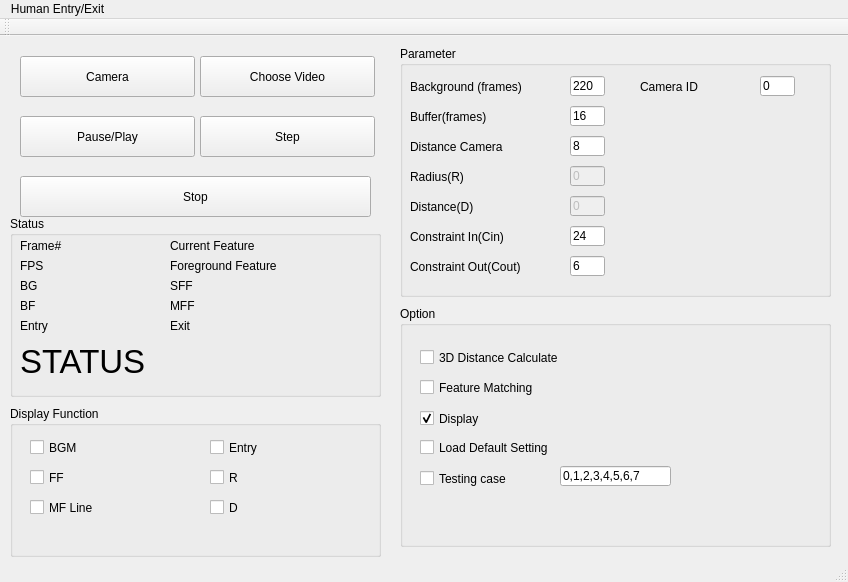
<?xml version="1.0" encoding="UTF-8"?>
<ui version="4.0">
 <class>MainWindow</class>
 <widget class="QMainWindow" name="MainWindow">
  <property name="geometry">
   <rect>
    <x>0</x>
    <y>0</y>
    <width>848</width>
    <height>582</height>
   </rect>
  </property>
  <property name="windowTitle">
   <string>Human Entry/Exit</string>
  </property>
  <widget class="QWidget" name="centralWidget">
   <widget class="QGroupBox" name="groupBox">
    <property name="geometry">
     <rect>
      <x>400</x>
      <y>10</y>
      <width>431</width>
      <height>251</height>
     </rect>
    </property>
    <property name="title">
     <string>Parameter</string>
    </property>
    <widget class="QLineEdit" name="bgf">
     <property name="geometry">
      <rect>
       <x>170</x>
       <y>30</y>
       <width>35</width>
       <height>20</height>
      </rect>
     </property>
     <property name="text">
      <string>220</string>
     </property>
    </widget>
    <widget class="QLineEdit" name="bff">
     <property name="geometry">
      <rect>
       <x>170</x>
       <y>60</y>
       <width>35</width>
       <height>20</height>
      </rect>
     </property>
     <property name="text">
      <string>16</string>
     </property>
    </widget>
    <widget class="QLabel" name="label">
     <property name="geometry">
      <rect>
       <x>10</x>
       <y>30</y>
       <width>161</width>
       <height>21</height>
      </rect>
     </property>
     <property name="text">
      <string>Background (frames)</string>
     </property>
    </widget>
    <widget class="QLabel" name="label_2">
     <property name="geometry">
      <rect>
       <x>10</x>
       <y>60</y>
       <width>151</width>
       <height>21</height>
      </rect>
     </property>
     <property name="text">
      <string>Buffer(frames)</string>
     </property>
    </widget>
    <widget class="QLabel" name="label_3">
     <property name="geometry">
      <rect>
       <x>10</x>
       <y>120</y>
       <width>151</width>
       <height>21</height>
      </rect>
     </property>
     <property name="text">
      <string>Radius(R)</string>
     </property>
    </widget>
    <widget class="QLineEdit" name="r">
     <property name="enabled">
      <bool>false</bool>
     </property>
     <property name="geometry">
      <rect>
       <x>170</x>
       <y>120</y>
       <width>35</width>
       <height>20</height>
      </rect>
     </property>
     <property name="text">
      <string>0</string>
     </property>
    </widget>
    <widget class="QLabel" name="label_4">
     <property name="geometry">
      <rect>
       <x>10</x>
       <y>150</y>
       <width>151</width>
       <height>21</height>
      </rect>
     </property>
     <property name="text">
      <string>Distance(D)</string>
     </property>
    </widget>
    <widget class="QLineEdit" name="d">
     <property name="enabled">
      <bool>false</bool>
     </property>
     <property name="geometry">
      <rect>
       <x>170</x>
       <y>150</y>
       <width>35</width>
       <height>20</height>
      </rect>
     </property>
     <property name="text">
      <string>0</string>
     </property>
    </widget>
    <widget class="QLabel" name="label_5">
     <property name="geometry">
      <rect>
       <x>10</x>
       <y>180</y>
       <width>151</width>
       <height>21</height>
      </rect>
     </property>
     <property name="text">
      <string>Constraint In(Cin)</string>
     </property>
    </widget>
    <widget class="QLineEdit" name="cin">
     <property name="geometry">
      <rect>
       <x>170</x>
       <y>180</y>
       <width>35</width>
       <height>20</height>
      </rect>
     </property>
     <property name="text">
      <string>24</string>
     </property>
    </widget>
    <widget class="QLabel" name="label_6">
     <property name="geometry">
      <rect>
       <x>10</x>
       <y>210</y>
       <width>151</width>
       <height>21</height>
      </rect>
     </property>
     <property name="text">
      <string>Constraint Out(Cout)</string>
     </property>
    </widget>
    <widget class="QLineEdit" name="cout">
     <property name="geometry">
      <rect>
       <x>170</x>
       <y>210</y>
       <width>35</width>
       <height>20</height>
      </rect>
     </property>
     <property name="text">
      <string>6</string>
     </property>
    </widget>
    <widget class="QLabel" name="label_7">
     <property name="geometry">
      <rect>
       <x>10</x>
       <y>90</y>
       <width>151</width>
       <height>21</height>
      </rect>
     </property>
     <property name="text">
      <string>Distance Camera</string>
     </property>
    </widget>
    <widget class="QLineEdit" name="dis">
     <property name="geometry">
      <rect>
       <x>170</x>
       <y>90</y>
       <width>35</width>
       <height>20</height>
      </rect>
     </property>
     <property name="text">
      <string>8</string>
     </property>
    </widget>
    <widget class="QLabel" name="label_8">
     <property name="geometry">
      <rect>
       <x>240</x>
       <y>30</y>
       <width>91</width>
       <height>21</height>
      </rect>
     </property>
     <property name="text">
      <string>Camera ID</string>
     </property>
    </widget>
    <widget class="QLineEdit" name="tCID">
     <property name="geometry">
      <rect>
       <x>360</x>
       <y>30</y>
       <width>35</width>
       <height>20</height>
      </rect>
     </property>
     <property name="text">
      <string>0</string>
     </property>
    </widget>
   </widget>
   <widget class="QGroupBox" name="groupBox_2">
    <property name="geometry">
     <rect>
      <x>10</x>
      <y>370</y>
      <width>371</width>
      <height>151</height>
     </rect>
    </property>
    <property name="title">
     <string>Display Function</string>
    </property>
    <widget class="QCheckBox" name="chkBGM">
     <property name="geometry">
      <rect>
       <x>20</x>
       <y>30</y>
       <width>101</width>
       <height>23</height>
      </rect>
     </property>
     <property name="text">
      <string>BGM</string>
     </property>
    </widget>
    <widget class="QCheckBox" name="chkFF">
     <property name="geometry">
      <rect>
       <x>20</x>
       <y>60</y>
       <width>101</width>
       <height>23</height>
      </rect>
     </property>
     <property name="text">
      <string>FF</string>
     </property>
    </widget>
    <widget class="QCheckBox" name="chkLine">
     <property name="geometry">
      <rect>
       <x>20</x>
       <y>90</y>
       <width>101</width>
       <height>23</height>
      </rect>
     </property>
     <property name="text">
      <string>MF Line</string>
     </property>
    </widget>
    <widget class="QCheckBox" name="chkEnt">
     <property name="geometry">
      <rect>
       <x>200</x>
       <y>30</y>
       <width>101</width>
       <height>23</height>
      </rect>
     </property>
     <property name="text">
      <string>Entry</string>
     </property>
    </widget>
    <widget class="QCheckBox" name="chkR">
     <property name="geometry">
      <rect>
       <x>200</x>
       <y>60</y>
       <width>101</width>
       <height>23</height>
      </rect>
     </property>
     <property name="text">
      <string>R</string>
     </property>
    </widget>
    <widget class="QCheckBox" name="chkD">
     <property name="geometry">
      <rect>
       <x>200</x>
       <y>90</y>
       <width>101</width>
       <height>23</height>
      </rect>
     </property>
     <property name="text">
      <string>D</string>
     </property>
    </widget>
   </widget>
   <widget class="QPushButton" name="pp">
    <property name="enabled">
     <bool>true</bool>
    </property>
    <property name="geometry">
     <rect>
      <x>20</x>
      <y>80</y>
      <width>175</width>
      <height>41</height>
     </rect>
    </property>
    <property name="autoFillBackground">
     <bool>false</bool>
    </property>
    <property name="text">
     <string>Pause/Play</string>
    </property>
   </widget>
   <widget class="QPushButton" name="s">
    <property name="enabled">
     <bool>true</bool>
    </property>
    <property name="geometry">
     <rect>
      <x>200</x>
      <y>80</y>
      <width>175</width>
      <height>41</height>
     </rect>
    </property>
    <property name="autoFillBackground">
     <bool>false</bool>
    </property>
    <property name="text">
     <string>Step</string>
    </property>
   </widget>
   <widget class="QPushButton" name="stop">
    <property name="enabled">
     <bool>true</bool>
    </property>
    <property name="geometry">
     <rect>
      <x>20</x>
      <y>140</y>
      <width>351</width>
      <height>41</height>
     </rect>
    </property>
    <property name="autoFillBackground">
     <bool>true</bool>
    </property>
    <property name="text">
     <string>Stop</string>
    </property>
   </widget>
   <widget class="QPushButton" name="choose">
    <property name="geometry">
     <rect>
      <x>200</x>
      <y>20</y>
      <width>175</width>
      <height>41</height>
     </rect>
    </property>
    <property name="text">
     <string>Choose Video</string>
    </property>
   </widget>
   <widget class="QGroupBox" name="groupBox_3">
    <property name="geometry">
     <rect>
      <x>10</x>
      <y>180</y>
      <width>371</width>
      <height>181</height>
     </rect>
    </property>
    <property name="title">
     <string>Status</string>
    </property>
    <widget class="QLabel" name="frameNum">
     <property name="geometry">
      <rect>
       <x>10</x>
       <y>20</y>
       <width>141</width>
       <height>19</height>
      </rect>
     </property>
     <property name="text">
      <string>Frame#</string>
     </property>
    </widget>
    <widget class="QLabel" name="BGLabel">
     <property name="geometry">
      <rect>
       <x>10</x>
       <y>60</y>
       <width>101</width>
       <height>19</height>
      </rect>
     </property>
     <property name="text">
      <string>BG</string>
     </property>
    </widget>
    <widget class="QLabel" name="BFLabel">
     <property name="geometry">
      <rect>
       <x>10</x>
       <y>80</y>
       <width>101</width>
       <height>19</height>
      </rect>
     </property>
     <property name="text">
      <string>BF</string>
     </property>
    </widget>
    <widget class="QLabel" name="FFLabel">
     <property name="geometry">
      <rect>
       <x>160</x>
       <y>40</y>
       <width>201</width>
       <height>19</height>
      </rect>
     </property>
     <property name="text">
      <string>Foreground Feature</string>
     </property>
    </widget>
    <widget class="QLabel" name="CurrFLabel">
     <property name="geometry">
      <rect>
       <x>160</x>
       <y>20</y>
       <width>201</width>
       <height>19</height>
      </rect>
     </property>
     <property name="text">
      <string>Current Feature</string>
     </property>
    </widget>
    <widget class="QLabel" name="FPSLabel">
     <property name="geometry">
      <rect>
       <x>10</x>
       <y>40</y>
       <width>141</width>
       <height>19</height>
      </rect>
     </property>
     <property name="text">
      <string>FPS</string>
     </property>
    </widget>
    <widget class="QLabel" name="SFLabel">
     <property name="geometry">
      <rect>
       <x>160</x>
       <y>60</y>
       <width>181</width>
       <height>19</height>
      </rect>
     </property>
     <property name="text">
      <string>SFF</string>
     </property>
    </widget>
    <widget class="QLabel" name="MFLabel">
     <property name="geometry">
      <rect>
       <x>160</x>
       <y>80</y>
       <width>181</width>
       <height>19</height>
      </rect>
     </property>
     <property name="text">
      <string>MFF</string>
     </property>
    </widget>
    <widget class="QLabel" name="EntLabel">
     <property name="geometry">
      <rect>
       <x>10</x>
       <y>100</y>
       <width>131</width>
       <height>19</height>
      </rect>
     </property>
     <property name="text">
      <string>Entry</string>
     </property>
    </widget>
    <widget class="QLabel" name="ExtLabel_2">
     <property name="geometry">
      <rect>
       <x>160</x>
       <y>100</y>
       <width>131</width>
       <height>19</height>
      </rect>
     </property>
     <property name="text">
      <string>Exit</string>
     </property>
    </widget>
    <widget class="QLabel" name="StatLabel">
     <property name="geometry">
      <rect>
       <x>10</x>
       <y>120</y>
       <width>351</width>
       <height>51</height>
      </rect>
     </property>
     <property name="font">
      <font>
       <pointsize>25</pointsize>
      </font>
     </property>
     <property name="autoFillBackground">
      <bool>false</bool>
     </property>
     <property name="text">
      <string>STATUS </string>
     </property>
    </widget>
   </widget>
   <widget class="QGroupBox" name="groupBox_4">
    <property name="geometry">
     <rect>
      <x>400</x>
      <y>270</y>
      <width>431</width>
      <height>241</height>
     </rect>
    </property>
    <property name="title">
     <string>Option</string>
    </property>
    <widget class="QLineEdit" name="tTC">
     <property name="geometry">
      <rect>
       <x>160</x>
       <y>160</y>
       <width>111</width>
       <height>20</height>
      </rect>
     </property>
     <property name="text">
      <string>0,1,2,3,4,5,6,7</string>
     </property>
    </widget>
    <widget class="QCheckBox" name="cbTC">
     <property name="geometry">
      <rect>
       <x>20</x>
       <y>160</y>
       <width>131</width>
       <height>25</height>
      </rect>
     </property>
     <property name="text">
      <string>Testing case</string>
     </property>
    </widget>
    <widget class="QCheckBox" name="cb3DC">
     <property name="geometry">
      <rect>
       <x>20</x>
       <y>40</y>
       <width>201</width>
       <height>23</height>
      </rect>
     </property>
     <property name="text">
      <string>3D Distance Calculate</string>
     </property>
    </widget>
    <widget class="QCheckBox" name="cbFM">
     <property name="geometry">
      <rect>
       <x>20</x>
       <y>70</y>
       <width>201</width>
       <height>23</height>
      </rect>
     </property>
     <property name="text">
      <string>Feature Matching</string>
     </property>
    </widget>
    <widget class="QCheckBox" name="cbLDS">
     <property name="enabled">
      <bool>true</bool>
     </property>
     <property name="geometry">
      <rect>
       <x>20</x>
       <y>130</y>
       <width>201</width>
       <height>23</height>
      </rect>
     </property>
     <property name="text">
      <string>Load Default Setting</string>
     </property>
     <property name="checked">
      <bool>false</bool>
     </property>
    </widget>
    <widget class="QCheckBox" name="cbDis">
     <property name="enabled">
      <bool>true</bool>
     </property>
     <property name="geometry">
      <rect>
       <x>20</x>
       <y>100</y>
       <width>131</width>
       <height>25</height>
      </rect>
     </property>
     <property name="text">
      <string>Display</string>
     </property>
     <property name="checked">
      <bool>true</bool>
     </property>
    </widget>
   </widget>
   <widget class="QPushButton" name="cam">
    <property name="geometry">
     <rect>
      <x>20</x>
      <y>20</y>
      <width>175</width>
      <height>41</height>
     </rect>
    </property>
    <property name="text">
     <string>Camera</string>
    </property>
   </widget>
  </widget>
  <widget class="QMenuBar" name="menuBar">
   <property name="geometry">
    <rect>
     <x>0</x>
     <y>0</y>
     <width>848</width>
     <height>30</height>
    </rect>
   </property>
   <widget class="QMenu" name="menuCDHEE">
    <property name="title">
     <string>Human Entry/Exit</string>
    </property>
   </widget>
   <addaction name="menuCDHEE"/>
  </widget>
  <widget class="QToolBar" name="mainToolBar">
   <attribute name="toolBarArea">
    <enum>TopToolBarArea</enum>
   </attribute>
   <attribute name="toolBarBreak">
    <bool>false</bool>
   </attribute>
  </widget>
  <widget class="QStatusBar" name="statusBar"/>
 </widget>
 <layoutdefault spacing="6" margin="11"/>
 <resources/>
 <connections/>
</ui>
